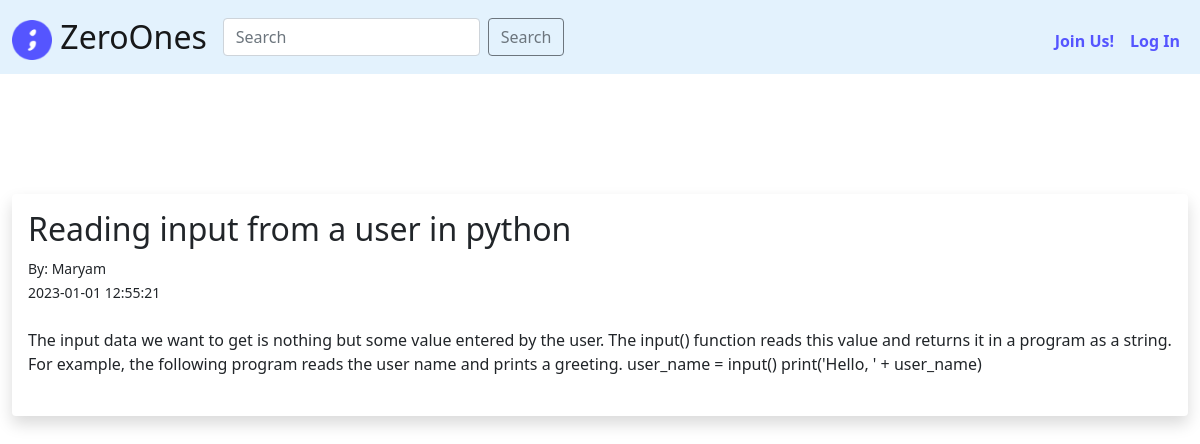
Page /posts/23 on the committed database.
### tables this page shows
CREATE TABLE posts(post_id INTEGER PRIMARY KEY AUTOINCREMENT NOT NULL,title TEXT NOT NULL, tag TEXT NOT NULL UNIQUE, author_id INTEGER NOT NULL,author TEXT NOT NULL, content TEXT NOT NULL ,date_posted DATETIME,FOREIGN KEY(author_id) REFERENCES users(id));

### app.py (the view)
@app.route('/posts/<int:id>')
def post(id):
    post = db.execute("SELECT * FROM posts WHERE post_id = ?", id)
    print(post[0])
    return render_template('post.html', post=post[0])

### app.py (called while the page is built)
@app.after_request
def after_request(response):
    response.headers["Cache-Control"] = "no-cache, no-store, must-revalidate"
    response.headers["Expires"] = 0
    response.headers["Pragma"] = "no-cache"
    return response

### templates/post.html (shortened to what this page needs)
{% extends 'layout.html' %}
{% block main2 %}
<br/>
<div class="shadow p-3 mb-5 bg-body rounded">
	<h2>{{ post.title }}</h2>
	<small>By: {{ post.author }}<br/>
		{{ post.date_posted }}</small> <br/><br/>
	{{ post.content|safe }}<br/><br/>
</div>
{% endblock %}

### rows in the picture
posts: title "Reading input from a user in python", author "Maryam", date_posted "2023-01-01 12:55:21", content "The input data we want to get is nothing but some value entered by the user. The input() function reads this value and returns it in a program as a string. For example, the following program reads the user name and prints a greeting. user_name = input() print('Hello, ' + user_name)"
